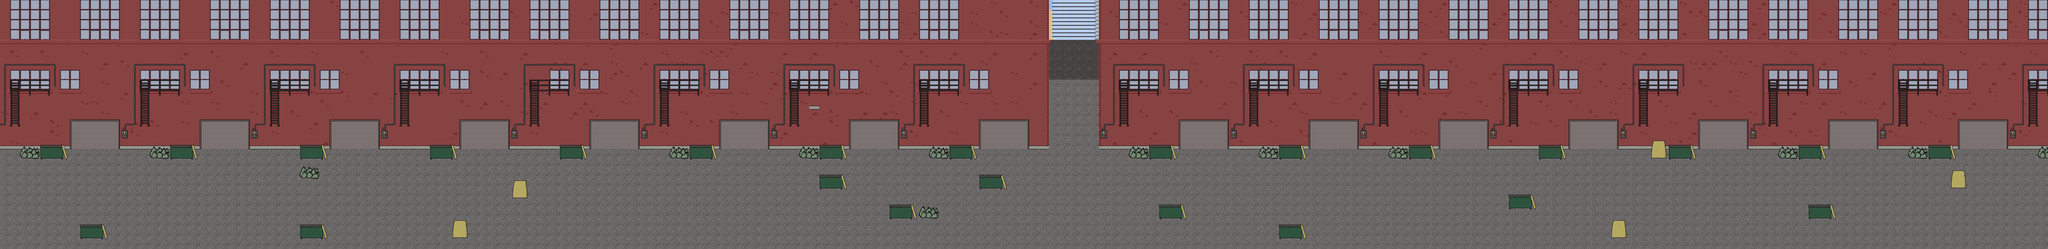

A level layout from a 2D game, rendered from its tile map. Below: a short description, then the map file with tile-grid data replaced by summaries:
An orthogonal 205x25 tile map with 32x32 px tiles, 9 tile layers (Collision, back back buildings, Ground, Bricks, ...), 4 tilesets.

<map version="1.0" orientation="orthogonal" width="205" height="25" tilewidth="32" tileheight="32">
 <properties>
  <property name="alt_offsetY" value="5" />
  <property name="alt_viewY" value="5" />
 </properties>
 <tileset firstgid="1" name="Collsion" tilewidth="32" tileheight="32">
  <image source="collision.png" width="320" height="320" />
 </tileset>
 <tileset firstgid="101" name="Wall" tilewidth="32" tileheight="32">
  <image source="wall.png" width="320" height="224" />
 </tileset>
 <tileset firstgid="171" name="Ground 2" tilewidth="32" tileheight="32">
  <image source="ground.png" width="288" height="255" />
 </tileset>
 <tileset firstgid="234" name="building1" tilewidth="32" tileheight="32">
  <image source="building1.png" width="288" height="224" />
 </tileset>
 <layer name="Collision" width="205" height="25">
  <data>[5125 cells, 579 non-empty, 8 distinct tile ids]</data>
 </layer>
 <layer name="back back buildings" width="205" height="25">
  <data>[5125 cells, 15 non-empty, 15 distinct tile ids]</data>
 </layer>
 <layer name="Ground" width="205" height="25">
  <data>[5125 cells, 5105 non-empty, 5 distinct tile ids]</data>
 </layer>
 <layer name="Bricks" width="205" height="25">
  <data>[5125 cells, 389 non-empty, 4 distinct tile ids]</data>
 </layer>
 <layer name="Background buildings" width="205" height="25">
  <data>[5125 cells, 20 non-empty, 9 distinct tile ids]</data>
 </layer>
 <layer name="WallsStuffs" width="205" height="25">
  <data>[5125 cells, 1182 non-empty, 10 distinct tile ids]</data>
 </layer>
 <layer name="Ladder" width="205" height="25">
  <data>[5125 cells, 310 non-empty, 13 distinct tile ids]</data>
 </layer>
 <layer name="Fire Escape" width="205" height="25">
  <data>[5125 cells, 373 non-empty, 16 distinct tile ids]</data>
 </layer>
 <layer name="Tile Layer 7" width="205" height="25">
  <data>[5125 cells, 214 non-empty, 14 distinct tile ids]</data>
 </layer>
</map>
